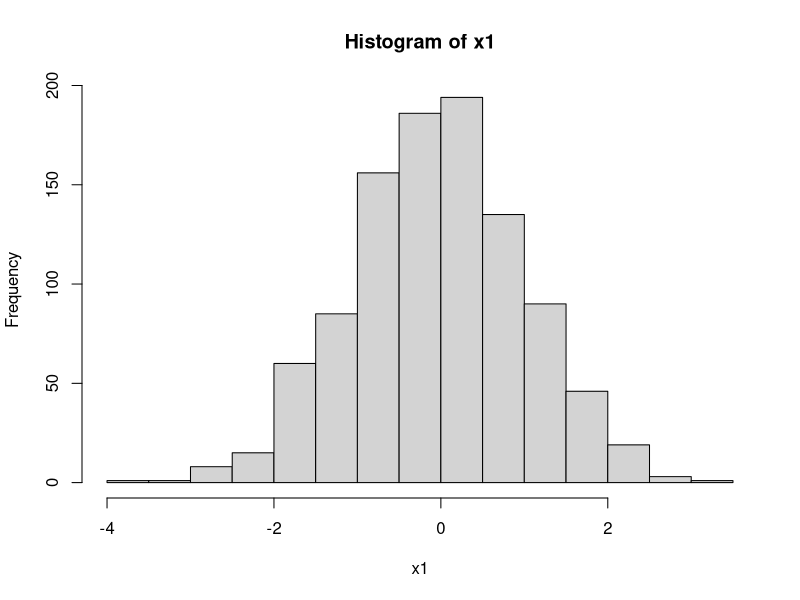

Here is the R script that generated this plot:
## ----results = 'hide'---------------------------------------------------------------------------------------------------------------------
x <- 3
z <- c(1, 3)
x + z
(x * z) / 2


## ----eval = FALSE-------------------------------------------------------------------------------------------------------------------------
# net_benefit <- qaly * 20000 - cost


## ----eval = FALSE-------------------------------------------------------------------------------------------------------------------------
# threshold <- 20000
# net_benefit <- qaly * threshold - cost


## -----------------------------------------------------------------------------------------------------------------------------------------
3 * 3 + 3

(4 - 3) / 3

2^10 - 1


## -----------------------------------------------------------------------------------------------------------------------------------------
sqrt(9)


## -----------------------------------------------------------------------------------------------------------------------------------------
"Hello world!"

'Welcome'


## -----------------------------------------------------------------------------------------------------------------------------------------
x <- 2^3


## -----------------------------------------------------------------------------------------------------------------------------------------
print(x)

x


## -----------------------------------------------------------------------------------------------------------------------------------------
x * 10

sqrt(x)


## -----------------------------------------------------------------------------------------------------------------------------------------
x1 <- 20000
x2 <- 0.2
x3 <- 1800
x4 <- x2 * x1 - x3


## -----------------------------------------------------------------------------------------------------------------------------------------
threshold <- 20000
qualy <- 0.2
cost <- 1800
net_benefit <- qualy * threshold - cost


## -----------------------------------------------------------------------------------------------------------------------------------------
NA + 1


## -----------------------------------------------------------------------------------------------------------------------------------------
2 / 0

log(0)


## -----------------------------------------------------------------------------------------------------------------------------------------
log(-1)


## ----eval = FALSE-------------------------------------------------------------------------------------------------------------------------
# library(survival)


## ----eval = FALSE-------------------------------------------------------------------------------------------------------------------------
# install.packages("BCEA")


## -----------------------------------------------------------------------------------------------------------------------------------------
c(2, 6, 3, 1)

c("Apple", "Orange", "Banana")

costA <- 12.50 # A named numeric variable with value 12.50
costB <- 25
costC <- 61.80
c(costA, costB, costC)


## -----------------------------------------------------------------------------------------------------------------------------------------
length(c(costA, costB, costC))


## -----------------------------------------------------------------------------------------------------------------------------------------
1:5

seq(from = -20, to = 30, by = 10)


## -----------------------------------------------------------------------------------------------------------------------------------------
rep(2, times = 3)

rep(1:3, times = 2)

rep(1:3, each = 2)


## -----------------------------------------------------------------------------------------------------------------------------------------
costs <- c(A = costA, B = costB, C = costC)
costs

names(costs)

names(costs) <- c("costA", "costB", "costC")
costs


## -----------------------------------------------------------------------------------------------------------------------------------------
costs[2]

costs["costB"]

costs[c(1, 3)] 

costs[c("costA", "costC")]



## -----------------------------------------------------------------------------------------------------------------------------------------
costs > 20

costs[costs > 20]

costs[costs != 25]


## -----------------------------------------------------------------------------------------------------------------------------------------
costs[1] <- 10
costs

costs[2:3] <- c(20, 30)
costs


## -----------------------------------------------------------------------------------------------------------------------------------------
costs + 100

exp(1:5)


## -----------------------------------------------------------------------------------------------------------------------------------------
costs + c(100, 200, 300)

costs * 1:3


## -----------------------------------------------------------------------------------------------------------------------------------------
costs * 1:2


## -----------------------------------------------------------------------------------------------------------------------------------------
paste("A", "B", "C")

paste("A", "B", "C", sep = ",")

paste0("A", "B", "C")               # Equivalent to sep = ""


## -----------------------------------------------------------------------------------------------------------------------------------------
abc <- c("a", "b", "c")
paste(abc)

paste("Letter", abc, sep = "-")

paste("Letter", abc, sep = "-", collapse = ", ")

paste(1:5, abc)


## -----------------------------------------------------------------------------------------------------------------------------------------
matrix(nrow = 2, ncol = 3)

matrix(1:6, nrow = 2, ncol = 3) # The vector 1:6 is the data argument


## -----------------------------------------------------------------------------------------------------------------------------------------
matrix(1:6, nrow = 2, ncol = 3, byrow = TRUE)


## -----------------------------------------------------------------------------------------------------------------------------------------
(m <- matrix(1:6, ncol = 3))


## -----------------------------------------------------------------------------------------------------------------------------------------
dim(m)

nrow(m)

ncol(m)


## -----------------------------------------------------------------------------------------------------------------------------------------
m[1, 2]          # First row, second column

m[2, 2:3]        # Second row, columns 2 and 3, and It is now a vector!

m[2, ] <- 10:12  # Replace second row
m


## -----------------------------------------------------------------------------------------------------------------------------------------
m[1, , drop = FALSE]   # First row but still a matrix

m[, 3, drop = FALSE]   # Third column but still a matrix

m[1, 2, drop = FALSE]  # A 1x1 matrix


## -----------------------------------------------------------------------------------------------------------------------------------------
colnames(m) <- c("A", "B", "C")
rownames(m) <- c("cost", "qaly")
m

colnames(m)

rownames(m)

m["qaly", ]


## -----------------------------------------------------------------------------------------------------------------------------------------
(m2 <- matrix(1:4, nrow = 2))

m2 + 100

exp(m2)


## ----error = TRUE-------------------------------------------------------------------------------------------------------------------------
try({
m2 + m2

(m3 <- matrix(1:6, ncol = 3))

m2 + m3
})


## ----error = TRUE-------------------------------------------------------------------------------------------------------------------------
try({
m2 * m2

m2 * m3
})


## ----error = TRUE-------------------------------------------------------------------------------------------------------------------------
try({
m2 %*% m2

m2 %*% m3

m3 %*% m2
})


## -----------------------------------------------------------------------------------------------------------------------------------------
t(m2)


## -----------------------------------------------------------------------------------------------------------------------------------------
m2_inverse <- solve(m2)
m2_inverse %*% m2


## ----error = TRUE-------------------------------------------------------------------------------------------------------------------------
try({
cbind(m2, m3)

rbind(m2, m2)
})


## -----------------------------------------------------------------------------------------------------------------------------------------
for (i in 1:3) {
  print(i)
}


## -----------------------------------------------------------------------------------------------------------------------------------------
#| echo: true
#| eval: false
# output
# for (var in sequence) {
#   body
# }


## ----include = TRUE-----------------------------------------------------------------------------------------------------------------------
P <- matrix(c(0.75, 0, 0.25, 1), ncol = 2) # The transition matrix
P

# Matrix to store state occupancy at each of 4 cycles
state <- matrix(nrow = 4, ncol = 2) 
state[1, ] <- c(1, 0)  #  Initial state

for (i in 2:nrow(state)) {
  state[i, ] <- state[i - 1,] %*% P # Markov update
}

state


## ----random_samples-----------------------------------------------------------------------------------------------------------------------
x1 <- rnorm(n = 1000, mean = 0, sd = 1)
head(x1)

hist(x1)


## -----------------------------------------------------------------------------------------------------------------------------------------
set.seed(22032021)


## -----------------------------------------------------------------------------------------------------------------------------------------
rnorm(4)

rnorm(4)

set.seed(22032021)
rnorm(4)


## -----------------------------------------------------------------------------------------------------------------------------------------
#| echo: true
#| eval: false
# device(filename="myplot.png", options)
# plot code
# dev.off()


## ----eval = FALSE-------------------------------------------------------------------------------------------------------------------------
# png("./figures/logRR_histogram.png", width = 7, height = 5,
#     units = "in", res = 300)
# 
# hist(bl_risk, breaks = 50, freq = FALSE)
# curve(dbeta(x, 98, 402 - 98), add = TRUE, col = "darkred")
# 
# dev.off()


## -----------------------------------------------------------------------------------------------------------------------------------------
#| echo: true
#| eval: false
# list(x1 = value1, x2 = value1, x3, x4)


## -----------------------------------------------------------------------------------------------------------------------------------------
l <- list(one = 1, "two", three = 3:6, list())


## -----------------------------------------------------------------------------------------------------------------------------------------
l[3]

l[c("one", "three")]

l[["three"]]

l$three


## -----------------------------------------------------------------------------------------------------------------------------------------
named_element <- "three"
l[[named_element]]




## -----------------------------------------------------------------------------------------------------------------------------------------
#| echo: true
#| eval: false
# data.frame(x1 = value1, x2 = value2, x3, x4)


## -----------------------------------------------------------------------------------------------------------------------------------------
id <- 1:4
x2 <- c(39, 45, 36, 52)
smoking <- data.frame(
  id,
  age = x2,
  smoke = c("Never", "Former", "Never", "Current"),
  outcome = c(FALSE, TRUE, TRUE, TRUE)
)
smoking


## -----------------------------------------------------------------------------------------------------------------------------------------
smoking[2:3, c("id", "age")]     # Rows 2-3, columns id and age


## -----------------------------------------------------------------------------------------------------------------------------------------
smoking[c("id", "age")]  # return a data frame, select multiple columns

smoking[["age"]]         # return a vector, can only select one column

smoking$age              # shortcut for `[[`


## -----------------------------------------------------------------------------------------------------------------------------------------
#| echo: true
#| eval: false
# array(data = data, dim=dim, dimnames = dimnames)


## -----------------------------------------------------------------------------------------------------------------------------------------
array(
  dim = c(3, 2, 2),
  dimnames = list(
    cycle = NULL, treatment = c("A", "B"), state = c("Healthy", "Ill")
  )
)


## -----------------------------------------------------------------------------------------------------------------------------------------
#| echo: true
#| eval: false
# apply(X, MARGIN, FUN, ...)


## -----------------------------------------------------------------------------------------------------------------------------------------
m <- matrix(1:6, ncol = 3)
m

apply(m, 1, sum)

apply(m, 2, mean)


## -----------------------------------------------------------------------------------------------------------------------------------------
(m <- matrix(1:6, ncol = 2, dimnames = list(NULL, c("x1", "x2"))))

(df <- as.data.frame(m))

(l <- as.list(df))


## -----------------------------------------------------------------------------------------------------------------------------------------
#| echo: true
#| eval: false
# object <- read.csv(file)


## -----------------------------------------------------------------------------------------------------------------------------------------
#| echo: true
#| eval: false
# write.csv(object, file=file)


## ----eval=FALSE---------------------------------------------------------------------------------------------------------------------------
# install.packages("readxl")
# install.packages("writexl")
# library(readxl)
# library(writexl)


## -----------------------------------------------------------------------------------------------------------------------------------------
#| echo: true
#| eval: false
# object <- read_excel(file, sheet = sheet, range = range)


## -----------------------------------------------------------------------------------------------------------------------------------------
#| echo: true
#| eval: false
# write_xlsx(object, file = file)


## -----------------------------------------------------------------------------------------------------------------------------------------
#| echo: true
#| eval: false
# saveRDS(object, file = file)
# object <- readRDS(file)


## -----------------------------------------------------------------------------------------------------------------------------------------
#| echo: true
#| eval: false
# if (condition1) {
#   expression1
# } elseif {condition2} {
#   expression2
# } else {
#   expression3
# }


## -----------------------------------------------------------------------------------------------------------------------------------------
x <- 5
if (x > 1) {
  print("Greater than 1")
} else {
  print("Less than or equal to 1")
}


## -----------------------------------------------------------------------------------------------------------------------------------------
x <- 5
y <- 3
(x > 1) || (y > 4)


## -----------------------------------------------------------------------------------------------------------------------------------------
(x > 1) || (z > 0)  # || and && are lazy - z does not exist


## -----------------------------------------------------------------------------------------------------------------------------------------
#| echo: true
#| eval: false
# fn <- function(arguments) {
#   body
#   return(out)
# }


## -----------------------------------------------------------------------------------------------------------------------------------------
logit <- function(x) {
  return(log(x / (1 - x)))
}

logit(0.5)


## -----------------------------------------------------------------------------------------------------------------------------------------
net_benefit <- function(qaly, cost, threshold = 20000) {
  return(threshold * qaly - cost)
}

net_benefit(qaly = 0.8, cost = 1875)

net_benefit(0.8, 1875, threshold = 10000)


## -----------------------------------------------------------------------------------------------------------------------------------------
x <- 10

f <- function(value) {
  x <- value
  return(x)
}

f(5)

x


## ----eval = FALSE-------------------------------------------------------------------------------------------------------------------------
# if (threshold <= 0) {
#   stop("threshold must be positive")
# }

